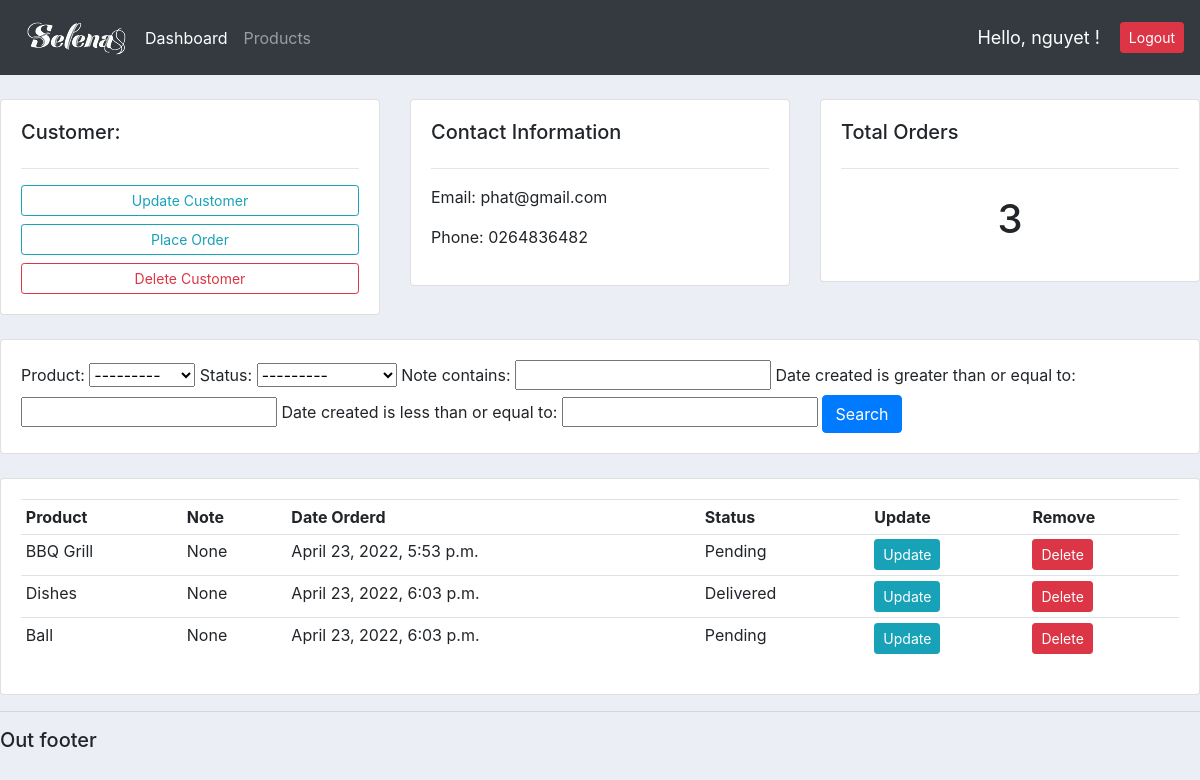
Screenshot of /customer/4/ (signed in) with the database file from the repository.
### accounts/models.py (models this page shows, shortened)
class Customer(models.Model):
    name = models.CharField(max_length=200, null=True)
    phone = models.CharField(max_length=200, null=True)
    email = models.CharField(max_length=200, null=True)
    date_created = models.DateTimeField(auto_now_add=True)

class Order(models.Model):
    STATUS = (
            ('Pending', 'Pending'),
            ('Out for delivery', 'Out for delivery'),
            ('Delivered', 'Delivered'),
    )
    customer = models.ForeignKey(Customer, null=True, on_delete=models.SET_NULL)
    product = models.ForeignKey(Product, null=True, on_delete=models.SET_NULL)
    date_created = models.DateTimeField(auto_now_add=True)
    status = models.CharField(max_length=200, null=True, choices=STATUS)
    note = models.CharField(max_length=200, null=True)

class Product(models.Model):
    CATEGORY = (
                ('Indoor', 'Indoor'),
                ('Out Door', 'Out Door'),
    )
    name = models.CharField(max_length=200, null=True)
    price = models.FloatField(null=True)
    category = models.CharField(max_length=200, null=True, choices=CATEGORY)
    description = models.CharField(max_length=200, null=True, blank=True)
    date_created = models.DateTimeField(auto_now_add=True)
    tag = models.ManyToManyField(Tag)
    def __str__(self):
        return self.name

### accounts/decorators.py (the view)
        def wrapper_func(request, *args, **kwargs):
            group = None
            if request.user.groups.exists():
                group = request.user.groups.all()[0].name
            if group in allowed_roles:
                return view_func(request, *args, **kwargs)
            else:
                return HttpResponse('You are not authorized to view this page.')

### accounts/views.py (called while the page is built)
@login_required(login_url='login')
@allowed_users(allowed_roles=['admin'])
def customer(request, pk_test):
    customer = Customer.objects.get(id=pk_test)
    orders = customer.order_set.all()
    total_order = orders.count()
    myFilter = OrderFilter(request.GET, queryset=orders)
    orders = myFilter.qs
    context = {'customer':customer, 'orders':orders, 'total_order':total_order, 'myFilter':myFilter}
    return render(request, 'accounts/customer.html', context)

### accounts/templates/accounts/customer.html
{% extends 'accounts/main.html' %}
{% block content %}
<br>
<div class="row">
	<div class="col-md">
		<div class="card card-body">
			<h5>Customer:</h5>
			<hr>
			<a class="btn btn-outline-info  btn-sm btn-block" href="">Update Customer</a>
			<a class="btn btn-outline-info  btn-sm btn-block" href="{% url 'create_order' customer.id %}">Place Order</a>
			<a class="btn btn-outline-danger  btn-sm btn-block" href="">Delete Customer</a>
		</div>
	</div>
	<div class="col-md">
		<div class="card card-body">
			<h5>Contact Information</h5>
			<hr>
			<p>Email: {{customer.email}}</p>
			<p>Phone: {{customer.phone}}</p>
		</div>
	</div>
	<div class="col-md">
		<div class="card card-body">
			<h5>Total Orders</h5>
			<hr>
			<h1 style="text-align: center;padding: 10px">{{total_order}}</h1>
		</div>
	</div>
</div>
<br>
<div class="row">
	<div class="col">
		<div class="card card-body">
			<form method="get">
				{{myFilter.form}}
		    <button class="btn btn-primary" type="submit">Search</button>
		  </form>
		</div>
	</div>
</div>
<br>
<div class="row">
	<div class="col-md">
		<div class="card card-body">
			<table class="table table-sm">
				<tr>
					<th>Product</th>
					<th>Note</th>
					<th>Date Orderd</th>
					<th>Status</th>
					<th>Update</th>
					<th>Remove</th>
				</tr>
				{% for order in orders %}
					<tr>
						<td>{{order.product}}</td>
						<td>{{order.note}}</td>
						<td>{{order.date_created}}</td>
						<td>{{order.status}}</td>
						<td><a class="btn btn-sm btn-info" href="{% url 'update_order' order.id %}">Update</a></td>
						<td><a class="btn btn-sm btn-danger" href="{% url 'delete_order' order.id %}">Delete</a></td>
					</tr>
				{% endfor %}
			</table>
		</div>
	</div>
</div>
{% endblock %}

### accounts/templates/accounts/navbar.html (shortened to what this page needs)
{% load static %}
<nav class="navbar navbar-expand-lg navbar-dark bg-dark">
    <img src="{% static 'images/logo.png' %}" alt="">
    <div class="collapse navbar-collapse" id="navbarNav">
      <ul class="navbar-nav">
        {% if request.user.is_staff %}
        <li class="nav-item active">
          <a class="nav-link" href="{% url 'home' %}">Dashboard</a>
        </li>
        <li class="nav-item">
          <a class="nav-link" href="{% url 'products' %}">Products</a>
        </li>
        {% endif %}
      </ul>
    </div>
    <span class="hello-msg">Hello, {{request.user}} ! </span>
    <a class="btn btn-sm btn-danger" href="{% url 'logout' %}">Logout</a>
  </nav>

### static/css/main.css (style rules this page uses)
body { background-color: #ebeff5; }

### accounts/templates/accounts/navbar.html (style rules this page uses)
.hello-msg { font-size: 18px; color: #fff; margin-right: 20px; }

### rows the page displays
Customer: email "phat@gmail.com", phone "0264836482"
Order: product "BBQ Grill", note "None", date_created "April 23, 2022, 5:53 p.m.", status "Pending"
Order: product "Dishes", note "None", date_created "April 23, 2022, 6:03 p.m.", status "Delivered"
Order: product "Ball", note "None", date_created "April 23, 2022, 6:03 p.m.", status "Pending"

### other values shown
{{ request.user }} "nguyet"
{{ total_order }} "3"
